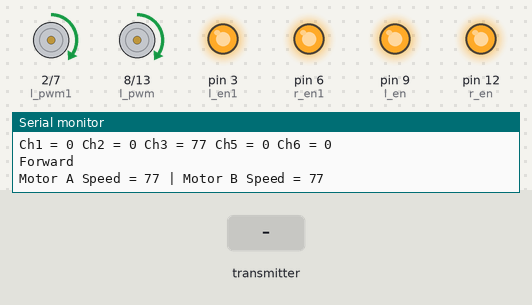
Bench run of a sketch on a simulated Arduino Mega 2560, built with avr-gcc and run on an emulated ATmega2560. On the bench: motor-driver pin pairs drawn as motors (green arrow = first pin HIGH = forward, orange = second pin HIGH = backward, longer = more drive), output pins drawn as LEDs (lit = HIGH), the last lines printed to the serial monitor. The test bench sets the inputs (shaded band).

Above: at 1.2 s.
1.3 s: the transmitter starts sending readChannel.1 = 1000
At 2.4 s:
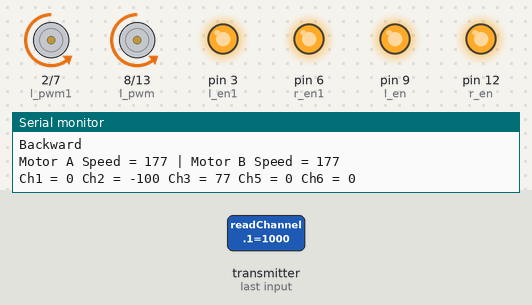
2.8 s: the transmitter starts sending readChannel.5 = 2000
At 3.8 s:
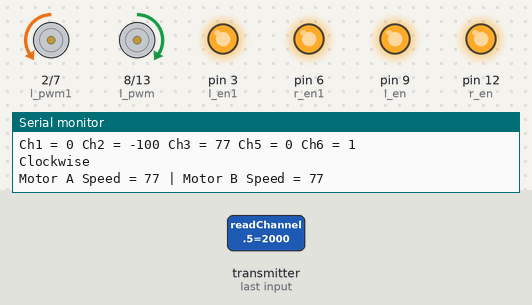
4.3 s: the transmitter starts sending readChannel.2 = 1000
At 5.2 s:
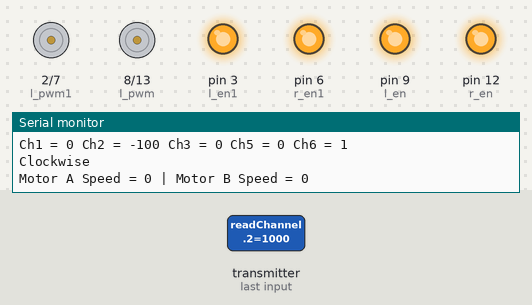
5.8 s: the transmitter starts sending readChannel.4 = 1000
At 6.3 s:
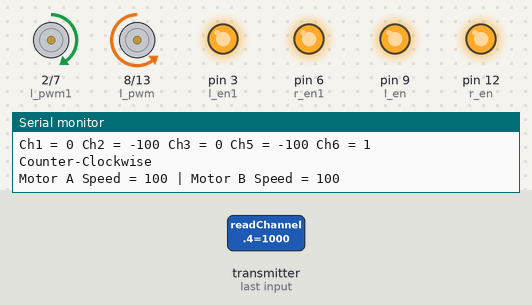
7.3 s: the transmitter starts sending readChannel.5 = 1000
At 7.8 s:
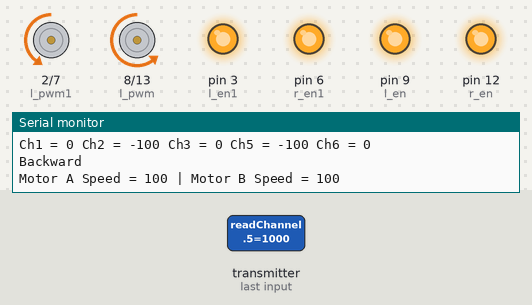
8.8 s: the transmitter starts sending readChannel.0 = 1000
At 9.4 s:
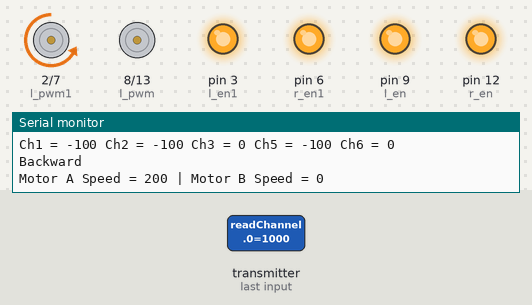
Timing chart, 0 to 11.3 s (numbered marks = the images above; inputs shaded):
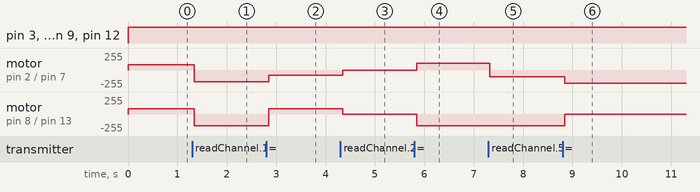

The sketch:

soccerbotcode.ino
```cpp
#include <IBusBM.h>

// Create iBus Object
IBusBM ibus;

// Channel Values

int rcCH1 = 0; // Left - Right
int rcCH2 = 0; // Forward - Reverse
int rcCH3 = 0; // Acceleration
int rcCH5 = 0; // Spin Control
bool rcCH6 = 0; // Mode Control

// Motor A Control Connections
#define r_en 12
#define l_en 9
#define r_pwm 13
#define l_pwm 8

// Motor B Control Connections
#define r_en1 6
#define l_en1 3
#define r_pwm1 7
#define l_pwm1 2


// Motor Speed Values - Start at zero
int MotorSpeedA = 0;
int MotorSpeedB = 0;

// Motor Direction Values - 0 = backward, 1 = forward
int MotorDirA = 1;
int MotorDirB = 1;

// Control Motor A
void mControlA(int mspeed, int mdir) {
    digitalWrite(r_en1, HIGH);
  digitalWrite(l_en1, HIGH);

  if (mdir == 0) {
    // Motor backward
  // Control motor
  analogWrite(r_pwm1, mspeed);
  analogWrite(l_pwm1, 0);
  } else {
    // Motor forward
      analogWrite(r_pwm1, 0);
  analogWrite(l_pwm1, mspeed);
  }


}

// Control Motor B
void mControlB(int mspeed, int mdir) {
    //To enable forward and backward
digitalWrite(r_en, HIGH);
  digitalWrite(l_en, HIGH);
  // Determine direction
   if (mdir == 0) {

    // Motor backward
  // Control motor
  analogWrite(r_pwm, mspeed);
  analogWrite(l_pwm, 0);
  } else {
    // Motor forward
      analogWrite(r_pwm, 0);
  analogWrite(l_pwm, mspeed);
  }


}

// Read the number of a given channel and convert to the range provided.
// If the channel is off, return the default value
int readChannel(byte channelInput, int minLimit, int maxLimit, int defaultValue) {
  uint16_t ch = ibus.readChannel(channelInput);
  if (ch < 100) return defaultValue;
  return map(ch, 1000, 2000, minLimit, maxLimit);
}

// Read the channel and return a boolean value
bool readSwitch(byte channelInput, bool defaultValue) {
  int intDefaultValue = (defaultValue) ? 100 : 0;
  int ch = readChannel(channelInput, 0, 100, intDefaultValue);
  return (ch > 50);
}

void setup()

{

  // Start serial monitor for debugging
  Serial.begin(115200);

  // Attach iBus object to serial port
  ibus.begin(Serial1);

  // Set all the motor control pins to outputs

  pinMode(r_en, OUTPUT);
  pinMode(l_en, OUTPUT);
  pinMode(r_pwm, OUTPUT);
  pinMode(l_pwm, OUTPUT);
 pinMode(r_en1, OUTPUT);
  pinMode(l_en1, OUTPUT);
  pinMode(r_pwm1, OUTPUT);
  pinMode(l_pwm1, OUTPUT);


}

void loop() {

  // Get RC channel values
  rcCH1 = readChannel(0, -100, 100, 0);
  rcCH2 = readChannel(1, -100, 100, 0);
  rcCH3 = readChannel(2, 0, 155, 0);
  rcCH5 = readChannel(4, -100, 100, 0);
  rcCH6 = readSwitch(5, false);

  // Print values to serial monitor for debugging
  Serial.print("Ch1 = ");
  Serial.print(rcCH1);

  Serial.print(" Ch2 = ");
  Serial.print(rcCH2);

  Serial.print(" Ch3 = ");
  Serial.print(rcCH3);

  Serial.print(" Ch5 = ");
  Serial.print(rcCH5);

  Serial.print(" Ch6 = ");
  Serial.println(rcCH6);

  // Set speeds with channel 3 value
  MotorSpeedA = rcCH3;
  MotorSpeedB = rcCH3;

  // Set Mode with channel 6 value
  if (rcCH6) {
    // Spin Mode


    // Get Direction from channel 5 value
    if (rcCH5 >= 0) {
      //Clockwise
      MotorDirA = 0;
      MotorDirB = 1;
      Serial.println("Clockwise");
    } else {
      //Counter-Clockwise
      MotorDirA = 1;
      MotorDirB = 0;
      Serial.println("Counter-Clockwise");
    }

    // Add Motorspeed to channel 5 value
    MotorSpeedA = MotorSpeedA + abs(rcCH5);
    MotorSpeedB = MotorSpeedB + abs(rcCH5);

  } else {

    // Set forward/backward direction with channel 2 value
    if (rcCH2 >= 0) {
      //Forward
      MotorDirA = 1;
      MotorDirB = 1;
      Serial.println("Forward");
    } else {
      //Backward
      MotorDirA = 0;
      MotorDirB = 0;
      Serial.println("Backward");
    }

    // Add channel 2 speed
    MotorSpeedA = MotorSpeedA + abs(rcCH2);
    MotorSpeedB = MotorSpeedB + abs(rcCH2);

    // Set left/right offset with channel 1 value
    MotorSpeedA = MotorSpeedA - rcCH1;
    MotorSpeedB = MotorSpeedB + rcCH1;

  }

  // Ensure that speeds are between 0 and 255
  MotorSpeedA = constrain(MotorSpeedA, 0, 255);
  MotorSpeedB = constrain(MotorSpeedB, 0, 255);

  //Drive Motors
  mControlA(MotorSpeedA, MotorDirA);
  mControlB(MotorSpeedB, MotorDirB);

  // Print speed values to serial monitor for debugging
  Serial.print("Motor A Speed = ");
  Serial.print(MotorSpeedA);
  Serial.print(" | Motor B Speed = ");
  Serial.println(MotorSpeedB);
delay(50);

}
```

Measured:
- after the input at 1.3 s, motor on pin 2 (l_pwm1) / pin 7 (r_pwm1), motor on pin 8 (l_pwm) / pin 13 (r_pwm): forward 77/255 → backward 177/255 at once
- after the input at 2.8 s, motor on pin 2 (l_pwm1) / pin 7 (r_pwm1): backward 177/255 → backward 77/255 after 0.05 s; motor on pin 8 (l_pwm) / pin 13 (r_pwm): backward 177/255 → forward 77/255 after 0.05 s
- after the input at 4.3 s, motor on pin 2 (l_pwm1) / pin 7 (r_pwm1): backward 77/255 → stopped after 0.05 s; motor on pin 8 (l_pwm) / pin 13 (r_pwm): forward 77/255 → stopped after 0.05 s
- after the input at 5.8 s, motor on pin 2 (l_pwm1) / pin 7 (r_pwm1): stopped → forward 100/255 after 0.05 s; motor on pin 8 (l_pwm) / pin 13 (r_pwm): stopped → backward 177/255 after 0.05 s
- after the input at 7.3 s, motor on pin 2 (l_pwm1) / pin 7 (r_pwm1): forward 100/255 → backward 100/255 at once
- after the input at 8.8 s, motor on pin 2 (l_pwm1) / pin 7 (r_pwm1): backward 100/255 → backward 200/255 at once; motor on pin 8 (l_pwm) / pin 13 (r_pwm): backward 177/255 → stopped at once
